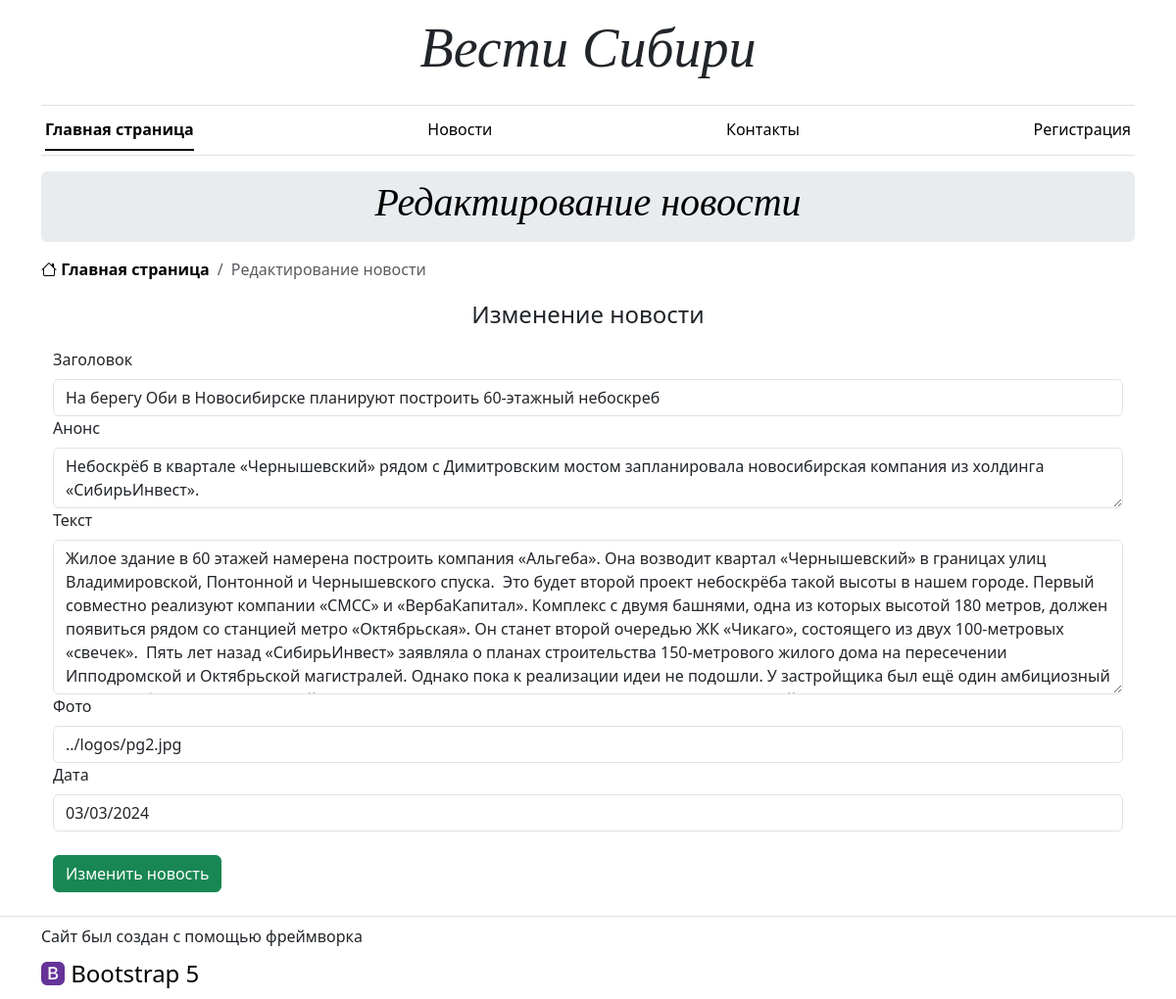
Page /pages/edit.php?id=2 on the earlier database version.
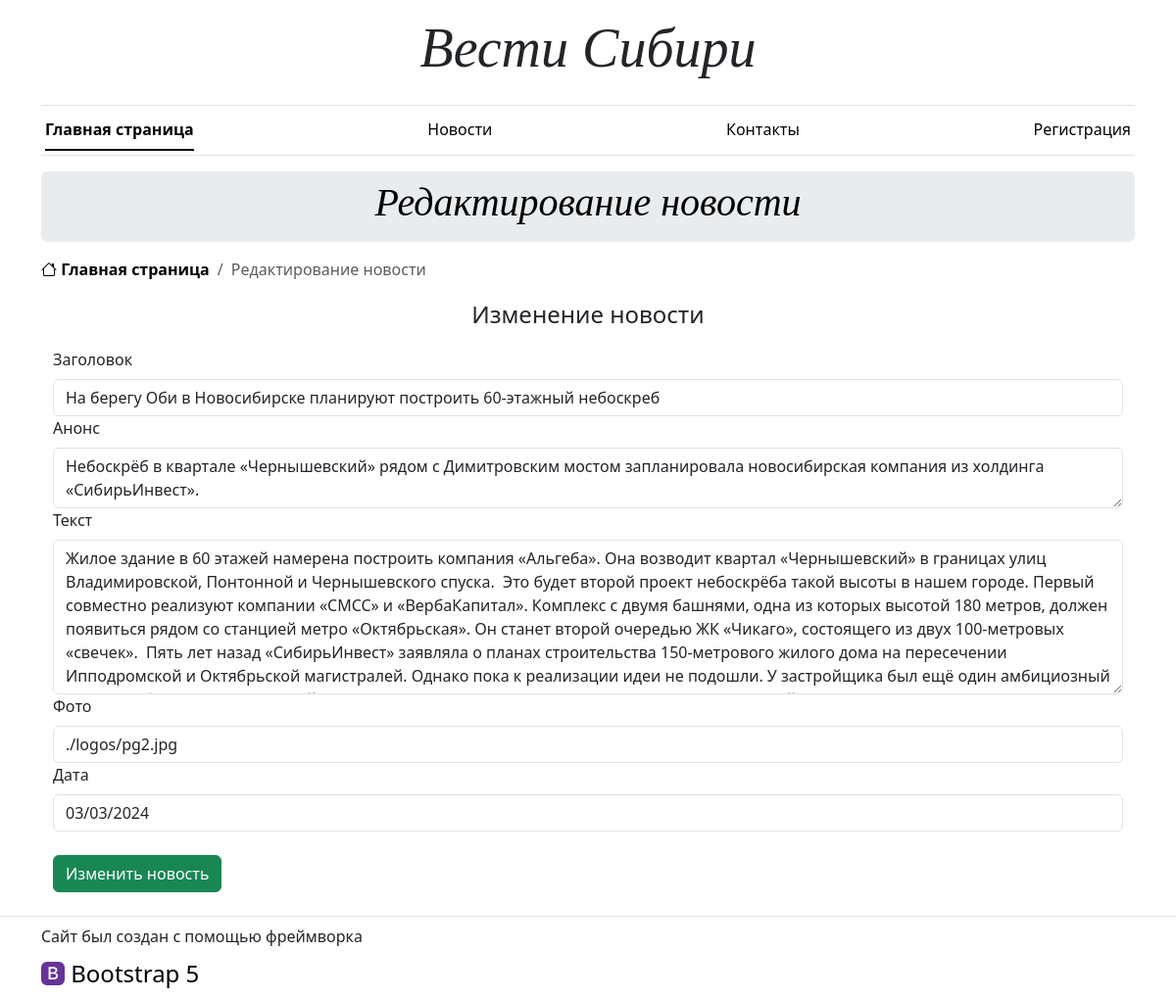
Same page on the later database version.
### tables this page shows
CREATE TABLE `news` (
  `id` int(11) UNSIGNED NOT NULL,
  `title` text NOT NULL,
  `preview` text NOT NULL,
  `text` text NOT NULL,
  `date` date NOT NULL,
  `img` varchar(50) NOT NULL
);

### pages/edit.php (the view, shortened to what this page needs)
<!doctype html>
<html lang="ru">
<head>
  <link href="../styles/style.css" rel="stylesheet">
</head>
<body>
<div class="container d-none d-md-block">
  <header class="border-bottom lh-1 py-3">
    <div class="row flex-nowrap justify-content-between align-items-center">
      <h1 class="display-4 fst-italic text-center">Вести Сибири</h1>
    </div>
  </header>
</div>
<div class="d-none d-md-block container sticky-top">
  <div class="nav-scroller bg-white py-1 mb-3 border-bottom">
    <nav class="nav nav-underline justify-content-between px-1">
      <a class="nav-item nav-link link-body-emphasis active" href="../index.php">Главная страница</a>
      <a class="nav-item nav-link link-body-emphasis" href="news.php">Новости</a>
      <a class="nav-item nav-link link-body-emphasis" href="contacts.php">Контакты</a>
      <?php
         if(isset($_COOKIE['user']) && $_COOKIE['user'] != ''):
      ?>
      <a class="nav-item nav-link link-body-emphasis" href="../scripts/exit.php">Выйти</a>
      <?php else:?>
        <a class="nav-item nav-link link-body-emphasis" href="registration.php">Регистрация</a>
      <?php endif;?>
      </nav>
  </div>
</div>
<main class="container">
<div class="p-3 p-md-2 mb-3 rounded text-body-emphasis bg-body-secondary">
    <h3 class="display-6 fst-italic text-center">Редактирование новости</h3>
  </div>
  <nav aria-label="breadcrumb">
    <ol class="breadcrumb breadcrumb-custom overflow-hidden text-center rounded-3">
      <li class="breadcrumb-item active">
        <a class="link-body-emphasis fw-semibold text-decoration-none" href="../index.php">
          <i class="bi bi-house"></i>
          Главная страница
        </a>
      </li>
      <li class="breadcrumb-item active" aria-current="page">
        Редактирование новости
      </li>
    </ol>
  </nav>
  <?php
        $mysqli = new mysqli("localhost", "root", "root", "register-bg");
        if (isset($_GET) && isset($_GET["id"]))
        {
        if ($stmt = $mysqli->prepare("SELECT * FROM news WHERE id = ?"))
        {
            $stmt->bind_param("s", $_GET["id"]);
            $stmt->execute();
            $product = $stmt->get_result()->fetch_assoc();
        }
        else
        {
            $product = 0;
        }
        if($product)
        {
        ?>
        <div class="container">
            <div class="container text-center">
                <p class="fs-4">Изменение новости</p>
            </div>
            <form action="../scripts/update.php" method="post">
                <label class="form-label">Заголовок</label>
                <input type="text" class="form-control" name="title" value="<?=$product["title"]?>" required>
                <label class="form-label">Анонс</label>
                <textarea class="form-control" name="preview" rows="2" re-quired><?=$product["preview"]?> </textarea>
                <label class="form-label">Текст</label>
                <textarea class="form-control" name="text" rows="6" required><?=$product["text"]?> </textarea>
                <label class="form-label">Фото</label>
                <input type="text" class="form-control" name="img" value="<?=$product["img"]?>" required>
                <label class="form-label">Дата</label>
                <input type="date" class="form-control" name="date" value="<?=$product["date"]?>" readonly>
                <br>
                <button type="button submit" class="btn btn-success"> Изменить новость </button>
            </form>
        </div>
        <?php
          }
            else
          {
        ?>
          <h1 class="text-center">Неверный id новости</h1>
        <?php
          }
          }
            else
          {
        ?>
            <h1 class="text-center">Не указан id новости</h1>
        <?php
          }
        ?>
</main>
<footer class="py-2 mt-4 border-top">
  <div class="d-flex container flex-column">
    <div class="mb-2">
      Сайт был создан с помощью фреймворка
    </div>
    <div>
      <a href="https://getbootstrap.com/" class="footer-logo text-black text-decoration-none">
        <i class="bi bi-bootstrap-fill purple-color"></i> Bootstrap 5
      </a>
    </div>
  </div>
</footer>
</body>
</html>

Differences in the rows shown:
changed news "На берегу Оби в Новосибирске планируют построить 60-этажный небоскреб": img "../logos/pg2.jpg" → "./logos/pg2.jpg"
